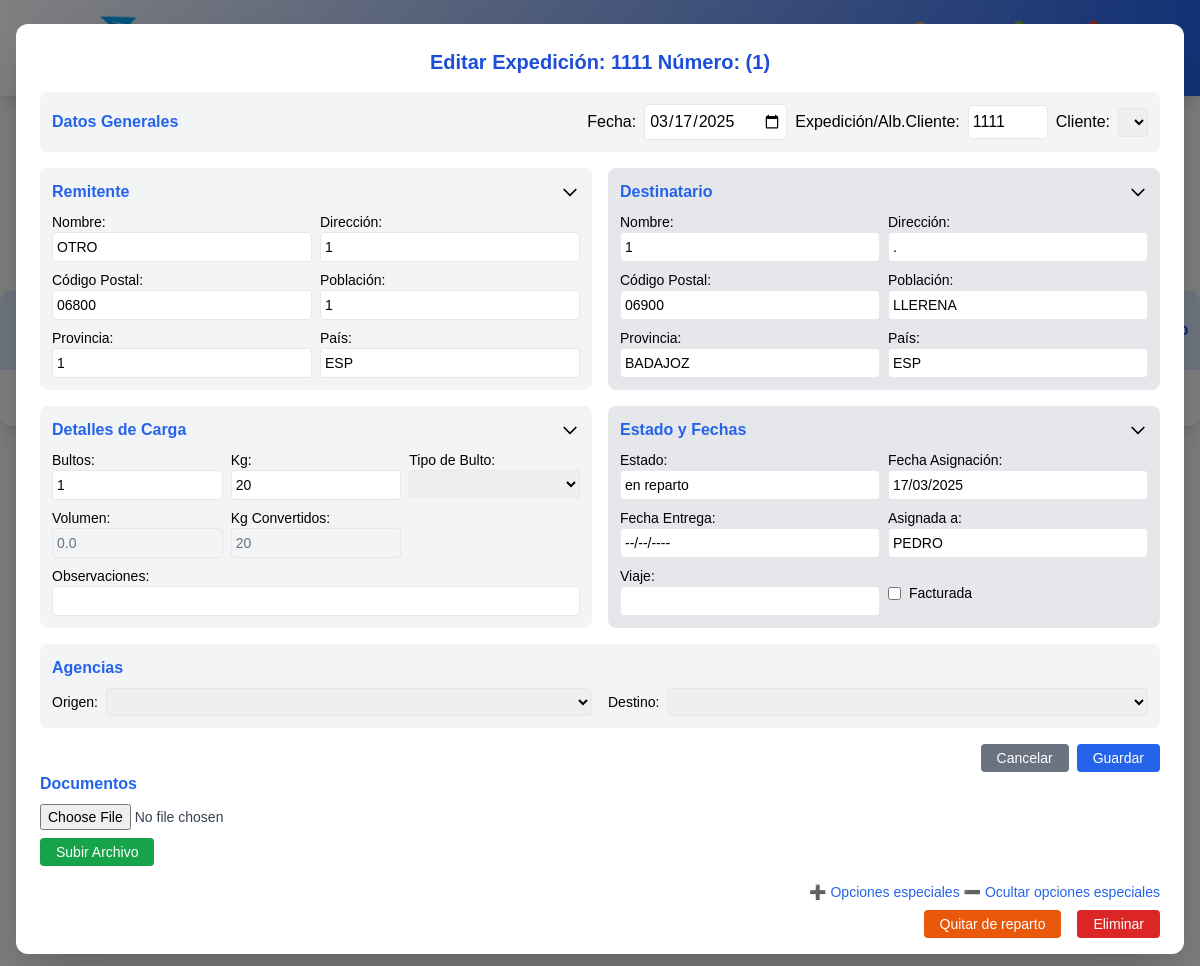
Before: /consultar_expedicion?id=1 with the older database file.
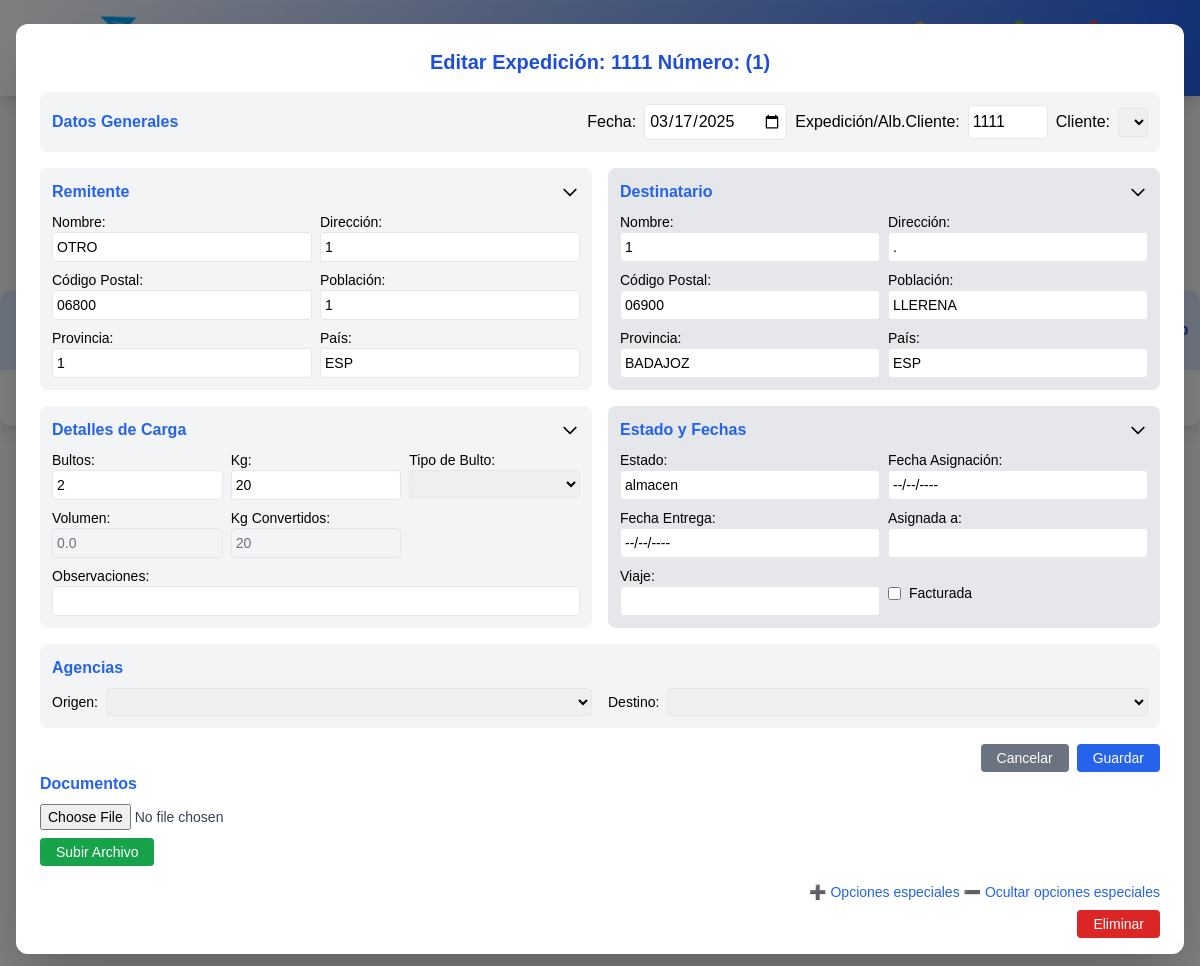
After: the same page with the newer database file.
### models.py (models this page shows, shortened)
class Expedicion(Base):
    __tablename__ = "expedicion"
    id = Column(Integer, Sequence('id_seq', start=1000, increment=1),primary_key=True, nullable=False)
    fecha = Column(DateTime, nullable=False)
    expedicion = Column(String, nullable=False)
    referencia = Column(String, nullable=True, default="N/A")
    referencia2 = Column(String, nullable=True,  default="N/A")
    agencia_origen = Column(String(200), nullable=False)
    agencia_destino = Column(String(200), nullable=False)
    cliente = Column(String(200), nullable=False)
    remitente = Column(String(200), nullable=False)
    dir_remitente = Column(String(200), nullable=True)
    cod_postal_remitente = Column(String(5), nullable=False)
    poblacion_remitente = Column(String(200), nullable=False)
    provincia_remitente = Column(String(200), nullable=False)
    pais_remitente = Column(String(100), nullable=False)
    tlf_remitente = Column(String(200), nullable=True)
    destinatario = Column(String(200), nullable=False)
    dir_destinatario = Column(String(200), nullable=False)
    cod_postal_destinatario = Column(String(5), nullable=False)
    poblacion_destinatario = Column(String(200), nullable=False)
    provincia_destinatario = Column(String(200), nullable=False)
    pais_destinatario = Column(String(100), nullable=False)
    tlf_destinatario = Column(String(200), nullable=True)
    bultos = Column(Integer, nullable=False)
    kg = Column(Integer, nullable=False)
    volumen = Column(Float, nullable=True)
    kg_conv = Column(Integer, nullable=False)
    tipo_bulto = Column(String(100), nullable=True)
    reembolso = Column(Float, nullable=True, default=0.0)
    estado = Column(Enum("almacen", "en reparto", "entregado", name="estado_expedicion"), nullable=False,
                    default="almacen")
    fecha_llegada = Column(DateTime, nullable=True)
    fecha_asignacion = Column(DateTime, nullable=True)
    fecha_entrega = Column(DateTime, nullable=True)
    facturada = Column(Boolean, default=False)
    asignada_a = Column(String, default=True)
    viaje = Column(Integer, nullable=True)
    ingreso_com_reembolso = Column(Float, nullable=True, default=0.0)
    ingreso_distribucion = Column(Float, nullable=True, default=0.0)
    ingreso_cargo_adicional = Column(Float, nullable=True, default=0.0)
    coste_reparto = Column(Float, nullable=True, default=0.0)
    coste_arrastre = Column(Float, nullable=True, default=0.0)
    coste_removido = Column(Float, nullable=True, default=0.0)
    coste_distribucion = Column(Float, nullable=True, default=0.0)
    albaran_entrega = Column(Boolean, default=False)
    albaran_cliente = Column(Boolean, default=False)
    observaciones = Column(String(200), nullable=True)
    incidencia_tipo = Column(Enum("ausente", "rechazado", "sin tiempo", "0", name="incidencia_tipo"), nullable=True,
                    default="0")
    fecha_incidencia = Column(DateTime, nullable=True)
    incidencia_ampliacion = Column(String(200), nullable=True)
    dev_alb_firmado = Column(Boolean, default=False)
    __table_args__ = (
        UniqueConstraint('expedicion', 'cliente', name='_expedicion_cliente_uc'),
    )

### metodos/consultar_expedicion.py (the view)
    @app.route('/consultar_expedicion', methods=['GET'])
    def consultar_expedicion():
        expedicion_id = request.args.get('id')
        if not expedicion_id:
            return render_template('repartos.html', error="Por favor, ingrese un número de expedición.")
        expedicion = db.session.query(Expedicion).filter_by(id=expedicion_id).first()
        if not expedicion:
            expedicion = db.session.query(Expedicion).filter_by(expedicion=expedicion_id).first()
        if not expedicion:
            return render_template('repartos.html', error="Expedición no encontrada.")
        return render_template('repartos.html', expedicion=expedicion, abrir_modal=True)

### templates/repartos.html (shortened to what the changed rows need)
<!DOCTYPE html>
<html lang="es">
<head>
    <link href="https://cdnjs.cloudflare.com/ajax/libs/font-awesome/6.0.0-beta3/css/all.min.css" rel="stylesheet">
    <script src="https://cdn.tailwindcss.com"></script>
</head>
<body class="bg-gray-50">
    <div class="flex flex-col mt-6 mx-6">
        <h2 class="text-2xl font-semibold text-blue-700 mb-6">Gestión de repartos</h2>
</div>
        <div class="overflow-x-auto bg-white shadow-lg rounded-xl">
            <table id="expedicionTable" class="min-w-full table-auto">
                <thead>
                    <tr class="bg-blue-100 text-blue-700">
                        <th class="px-6 py-4 text-left">Número</th>
                        <th class="px-6 py-4 text-left">Fecha</th>
                        <th class="px-6 py-4 text-left">Expedicion</th>
                        <th class="px-6 py-4 text-left">Cliente</th>
                        <th class="px-6 py-4 text-left">Destinatario</th>
                        <th class="px-6 py-4 text-left">Poblacion</th>
                        <th class="px-6 py-4 text-left">Bultos</th>
                        <th class="px-6 py-4 text-left">Kg</th>
                        <th class="px-6 py-4 text-left">Estado</th>
                        <th class="px-6 py-4 text-left">Fecha Asignado</th>
                        <th class="px-6 py-4 text-left">Asignado</th>
                    </tr>
                </thead>
            </table>
        </div>
    {% include 'modal_grabar_expedicion.html' %}
    {% include 'modal_editar_expedicion_simple.html' %}
</body>
</html>

### templates/modal_editar_expedicion_simple.html (shortened to what the changed rows need)
<!DOCTYPE html>
<html lang="es">
<head>
    <script src="https://cdn.tailwindcss.com"></script>
</head>
<body>
<div id="expedicionEditModalSimple" class="fixed inset-0 flex items-center justify-center bg-black bg-opacity-50 {% if not expedicion %}hidden{% endif %}">
    <div class="bg-white rounded-xl shadow-2xl w-full max-w-[90rem] mx-4 p-6 max-h-[95vh] overflow-y-auto">
        <h2 class="text-xl font-bold mb-4 text-blue-700 text-center">Editar Expedición: {{ expedicion.expedicion }} Número: ({{ expedicion.id }})</h2>
        <form id="expedicionEditForm" method="POST" action="{{ url_for('editar_expedicion_simple', id=expedicion.id) if expedicion else '#' }}">
            <div class="grid grid-cols-1 md:grid-cols-2 gap-4">
                <div class="bg-gray-100 p-3 rounded-lg col-span-2">
                    <div class="flex justify-between items-center">
                        <div class="flex space-x-2">
                            <label class="inline-flex items-center">
                                <span class="mr-2">Fecha:</span>
                                <input type="date" name="fecha" class="p-1 border rounded"
                                    value="{{ expedicion.fecha.strftime('%Y-%m-%d') if expedicion and expedicion.fecha else '' }}" required>
                            </label>
                            <label class="inline-flex items-center">
                                <span class="mr-2">Expedición/Alb.Cliente:</span>
                                <input type="number" name="expedicion" class="p-1 border rounded w-20"
                                    value="{{ expedicion.expedicion if expedicion else '' }}" required>
                            </label>
                        </div>
                    </div>
                </div>
                <div x-data="{ open: true }" class="bg-gray-100 p-3 rounded-lg">
                    <div x-show="open" class="mt-2 grid grid-cols-2 gap-2">
                        <label class="block text-sm">Nombre:
                            <input type="text" name="remitente" class="w-full p-1 border rounded text-sm"
                                value="{{ expedicion.remitente if expedicion else '' }}" required>
                        </label>
                        <label class="block text-sm">Dirección:
                            <input type="text" name="dir_remitente" class="w-full p-1 border rounded text-sm"
                                value="{{ expedicion.dir_remitente if expedicion else '' }}">
                        </label>
                        <label class="block text-sm">Código Postal:
                            <input type="text" name="cod_postal_remitente" class="w-full p-1 border rounded text-sm"
                                value="{{ expedicion.cod_postal_remitente if expedicion else '' }}" required>
                        </label>
                        <label class="block text-sm">Población:
                            <input type="text" name="poblacion_remitente" class="w-full p-1 border rounded text-sm"
                                value="{{ expedicion.poblacion_remitente if expedicion else '' }}">
                        </label>
                        <label class="block text-sm">Provincia:
                            <input type="text" name="provincia_remitente" class="w-full p-1 border rounded text-sm"
                                value="{{ expedicion.provincia_remitente if expedicion else '' }}">
                        </label>
                        <label class="block text-sm">País:
                            <input type="text" name="pais_remitente" class="w-full p-1 border rounded text-sm"
                                value="{{ expedicion.pais_remitente if expedicion else '' }}" required>
                        </label>
                    </div>
                </div>
                <div x-data="{ open: true }" class="bg-gray-200 p-3 rounded-lg">
                    <div x-show="open" class="mt-2 grid grid-cols-2 gap-2">
                        <label class="block text-sm">Nombre:
                            <input type="text" name="destinatario" class="w-full p-1 border rounded text-sm"
                                value="{{ expedicion.destinatario if expedicion else '' }}" required>
                        </label>
                        <label class="block text-sm">Dirección:
                            <input type="text" name="dir_destinatario" class="w-full p-1 border rounded text-sm"
                                value="{{ expedicion.dir_destinatario if expedicion else '' }}" required>
                        </label>
                        <label class="block text-sm">Código Postal:
                            <input type="text" name="cod_postal_destinatario" class="w-full p-1 border rounded text-sm"
                                value="{{ expedicion.cod_postal_destinatario if expedicion else '' }}" required>
                        </label>
                        <label class="block text-sm">Población:
                            <input type="text" name="poblacion_destinatario" class="w-full p-1 border rounded text-sm"
                                value="{{ expedicion.poblacion_destinatario if expedicion else '' }}" required>
                        </label>
                        <label class="block text-sm">Provincia:
                            <input type="text" name="provincia_destinatario" class="w-full p-1 border rounded text-sm"
                                value="{{ expedicion.provincia_destinatario if expedicion else '' }}" required>
                        </label>
                        <label class="block text-sm">País:
                            <input type="text" name="pais_destinatario" class="w-full p-1 border rounded text-sm"
                                value="{{ expedicion.pais_destinatario if expedicion else '' }}" required>
                        </label>
                    </div>
                </div>
                <div x-data="{ open: true }" class="bg-gray-100 p-3 rounded-lg">
                    <div x-show="open" class="mt-2 grid grid-cols-3 gap-2">
                        <label class="block text-sm">Bultos:
                            <input type="number" name="bultos" class="w-full p-1 border rounded text-sm"
                                value="{{ expedicion.bultos if expedicion else '' }}" required>
                        </label>
                        <label class="block text-sm">Kg:
                            <input type="number" name="kg" class="w-full p-1 border rounded text-sm"
                                value="{{ expedicion.kg if expedicion else '' }}" required>
                        </label>
                        <label class="block text-sm">Volumen:
                            <input type="number" step="0.01" name="volumen" class="w-full p-1 border rounded bg-gray-100 cursor-not-allowed text-gray-500 text-sm"
                                value="{{ expedicion.volumen if expedicion else '' }}" readonly>
                        </label>
                        <label class="block text-sm">Kg Convertidos:
                            <input type="number" name="kg_conv" class="w-full p-1 border rounded bg-gray-100 cursor-not-allowed text-gray-500 text-sm"
                                value="{{ expedicion.kg_conv if expedicion else '' }}" readonly>
                        </label>
                    </div>
                </div>
                <div x-data="{ open: true }" class="bg-gray-200 p-3 rounded-lg">
                    <div x-show="open" class="mt-2 grid grid-cols-2 gap-2">
                        <label class="block text-sm">Estado:
                            <input type="text" step="0.01" id="editEstado" name="estado" class="w-full p-1 border rounded text-sm"
                                value="{{ expedicion.estado if expedicion else '' }}">
                        </label>
                        <label class="block text-sm">Fecha Asignación:
                            <input type="text" name="fecha_asignacion" class="w-full p-1 border rounded text-sm"
                                value="{% if expedicion and expedicion.fecha_asignacion %}{{ expedicion.fecha_asignacion.strftime('%d/%m/%Y') }}{% else %}--/--/----{% endif %}"
                                readonly>
                        </label>
                        <label class="block text-sm">Fecha Entrega:
                            <input type="text" name="fecha_entrega" class="w-full p-1 border rounded text-sm"
                                value="{% if expedicion and expedicion.fecha_entrega %}{{ expedicion.fecha_entrega.strftime('%d/%m/%Y') }}{% else %}--/--/----{% endif %}"
                                readonly>
                        </label>
                        <label class="block text-sm">Asignada a:
                            <input type="text" name="asignada_a" class="w-full p-1 border rounded text-sm"
                                value="{{ expedicion.asignada_a if expedicion else '' }}">
                        </label>
                        <label class="block text-sm">Viaje:
                            <input type="number" name="viaje" class="w-full p-1 border rounded text-sm"
                                value="{{ expedicion.viaje if expedicion else '' }}">
                        </label>
                        <div class="flex items-center mt-1">
                            <input type="checkbox" name="facturada" class="mr-2"
                                {% if expedicion and expedicion.facturada %}checked{% endif %}>
                            <label class="text-sm">Facturada</label>
                        </div>
                    </div>
                </div>
</div>
            <div class="flex justify-end mt-4">
            </div>
        </form>
        <div>
            <h3 class="text-md font-semibold text-blue-600 mb-2">Documentos</h3>
            <form action="{{ url_for('subir_doc_expedicion') }}" method="POST" enctype="multipart/form-data" class="space-y-2">
            </form>
        </div>
<div x-data="{ open: false }" class="mt-4 flex flex-col items-end">
    <button @click="open = !open" type="button" class="text-sm text-blue-600 hover:underline mb-2">
    </button>
    <div x-show="open" x-transition class="flex space-x-4">
        {% if expedicion.estado == "en reparto" %}
            <form method="POST" action="{{ url_for('desasignar_expedicion') }}" class="inline">
                <button type="submit" class="bg-orange-600 text-white px-4 py-1 rounded hover:bg-orange-700 transition text-sm">
                    Quitar de reparto
                </button>
            </form>
        {% endif %}
    </div>
</div>
</div>
</div>
</body>
</html>

Changed rows visible on the page:
changed Expedicion "OTRO": bultos "1" → "2"; estado "en reparto" → "almacen"; fecha_asignacion "17/03/2025" → "--/--/----"; asignada_a "PEDRO" → (not shown)
Other visible differences:
text no longer shown: "Quitar de reparto"
